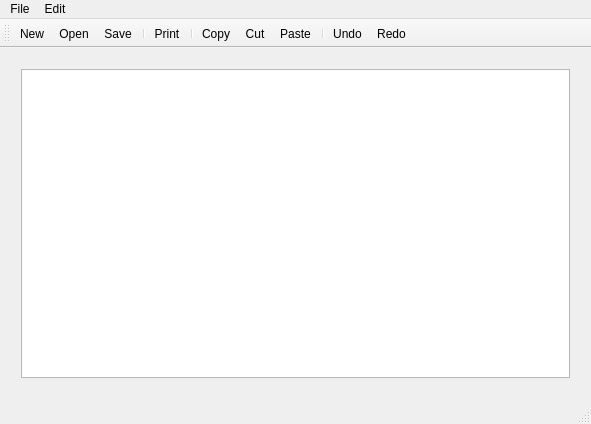
<?xml version="1.0" encoding="UTF-8"?>
<ui version="4.0">
 <class>MainWindow</class>
 <widget class="QMainWindow" name="MainWindow">
  <property name="geometry">
   <rect>
    <x>0</x>
    <y>0</y>
    <width>591</width>
    <height>424</height>
   </rect>
  </property>
  <property name="cursor">
   <cursorShape>ArrowCursor</cursorShape>
  </property>
  <property name="windowTitle">
   <string>Notepad</string>
  </property>
  <property name="windowIcon">
   <iconset resource="resources.qrc">
    <normaloff>:/images/icons8-note-24.png</normaloff>:/images/icons8-note-24.png</iconset>
  </property>
  <property name="tabShape">
   <enum>QTabWidget::Rounded</enum>
  </property>
  <widget class="QWidget" name="centralWidget">
   <widget class="QWidget" name="verticalLayoutWidget">
    <property name="geometry">
     <rect>
      <x>10</x>
      <y>10</y>
      <width>571</width>
      <height>331</height>
     </rect>
    </property>
    <layout class="QVBoxLayout" name="verticalLayout">
     <item>
      <widget class="QTextEdit" name="textEdit"/>
     </item>
    </layout>
   </widget>
  </widget>
  <widget class="QMenuBar" name="menuBar">
   <property name="geometry">
    <rect>
     <x>0</x>
     <y>0</y>
     <width>591</width>
     <height>24</height>
    </rect>
   </property>
   <widget class="QMenu" name="menuFile">
    <property name="title">
     <string>File</string>
    </property>
    <addaction name="actionNew"/>
    <addaction name="actionOpen"/>
    <addaction name="actionSave"/>
    <addaction name="actionSave_as"/>
    <addaction name="actionPrint"/>
    <addaction name="actionQuit"/>
   </widget>
   <widget class="QMenu" name="menuEdit">
    <property name="title">
     <string>Edit</string>
    </property>
    <addaction name="actionCopy"/>
    <addaction name="actionCut"/>
    <addaction name="actionPaste"/>
    <addaction name="actionUndo"/>
    <addaction name="actionRedo"/>
   </widget>
   <addaction name="menuFile"/>
   <addaction name="menuEdit"/>
  </widget>
  <widget class="QToolBar" name="mainToolBar">
   <attribute name="toolBarArea">
    <enum>TopToolBarArea</enum>
   </attribute>
   <attribute name="toolBarBreak">
    <bool>false</bool>
   </attribute>
   <addaction name="actionNew"/>
   <addaction name="actionOpen"/>
   <addaction name="actionSave"/>
   <addaction name="separator"/>
   <addaction name="actionPrint"/>
   <addaction name="separator"/>
   <addaction name="actionCopy"/>
   <addaction name="actionCut"/>
   <addaction name="actionPaste"/>
   <addaction name="separator"/>
   <addaction name="actionUndo"/>
   <addaction name="actionRedo"/>
  </widget>
  <widget class="QStatusBar" name="statusBar"/>
  <action name="actionNew">
   <property name="icon">
    <iconset resource="resources.qrc">
     <normaloff>:/images/icons8-add-new-24.png</normaloff>:/images/icons8-add-new-24.png</iconset>
   </property>
   <property name="text">
    <string>New</string>
   </property>
  </action>
  <action name="actionOpen">
   <property name="icon">
    <iconset resource="resources.qrc">
     <normaloff>:/images/icons8-opened-folder-24.png</normaloff>:/images/icons8-opened-folder-24.png</iconset>
   </property>
   <property name="text">
    <string>Open</string>
   </property>
  </action>
  <action name="actionSave">
   <property name="icon">
    <iconset resource="resources.qrc">
     <normaloff>:/images/icons8-save-24.png</normaloff>:/images/icons8-save-24.png</iconset>
   </property>
   <property name="text">
    <string>Save</string>
   </property>
  </action>
  <action name="actionSave_as">
   <property name="icon">
    <iconset resource="resources.qrc">
     <normaloff>:/images/icons8-save-as-24.png</normaloff>:/images/icons8-save-as-24.png</iconset>
   </property>
   <property name="text">
    <string>Save as</string>
   </property>
  </action>
  <action name="actionPrint">
   <property name="icon">
    <iconset resource="resources.qrc">
     <normaloff>:/images/icons8-print-24.png</normaloff>:/images/icons8-print-24.png</iconset>
   </property>
   <property name="text">
    <string>Print</string>
   </property>
  </action>
  <action name="actionQuit">
   <property name="icon">
    <iconset resource="resources.qrc">
     <normaloff>:/images/icons8-close-window-24.png</normaloff>:/images/icons8-close-window-24.png</iconset>
   </property>
   <property name="text">
    <string>Quit</string>
   </property>
  </action>
  <action name="actionCopy">
   <property name="icon">
    <iconset>
     <normalon>:/images/icons8-copy-24.png</normalon>
    </iconset>
   </property>
   <property name="text">
    <string>Copy</string>
   </property>
  </action>
  <action name="actionCut">
   <property name="icon">
    <iconset resource="resources.qrc">
     <normaloff>:/images/icons8-scissors-24.png</normaloff>:/images/icons8-scissors-24.png</iconset>
   </property>
   <property name="text">
    <string>Cut</string>
   </property>
  </action>
  <action name="actionPaste">
   <property name="icon">
    <iconset>
     <normalon>:/images/icons8-paste-24.png</normalon>
    </iconset>
   </property>
   <property name="text">
    <string>Paste</string>
   </property>
  </action>
  <action name="actionUndo">
   <property name="icon">
    <iconset>
     <normalon>:/images/icons8-undo-24.png</normalon>
    </iconset>
   </property>
   <property name="text">
    <string>Undo</string>
   </property>
  </action>
  <action name="actionRedo">
   <property name="icon">
    <iconset resource="resources.qrc">
     <normaloff>:/images/icons8-redo-24.png</normaloff>:/images/icons8-redo-24.png</iconset>
   </property>
   <property name="text">
    <string>Redo</string>
   </property>
  </action>
 </widget>
 <layoutdefault spacing="6" margin="11"/>
 <resources>
  <include location="resources.qrc"/>
 </resources>
 <connections/>
</ui>
